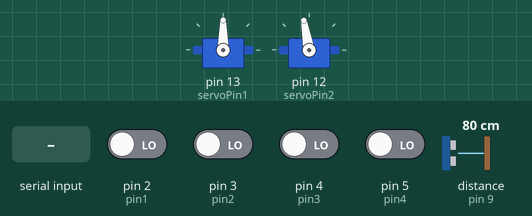
Simulated run of this sketch. Board: Arduino Uno, built with avr-gcc and run on an emulated ATmega328P. Shown: 2 × servo. Wiring (inferred from the names in the program): ultrasonic range finder: trigger pin 10; echo pin 9. The inputs (shaded band) are chosen by the test bench; at power-on: pin 2 (pin1), pin 3 (pin2), pin 4 (pin3), pin 5 (pin4) LOW, distance to the obstacle (sensor on pin 9) 80 cm. The echo pulse lasts 58.3 µs per cm; what the sketch prints to the serial monitor is not drawn.

Above: at 1.2 s.
1.3 s: "90,45\n" received over Serial
At 2.1 s:
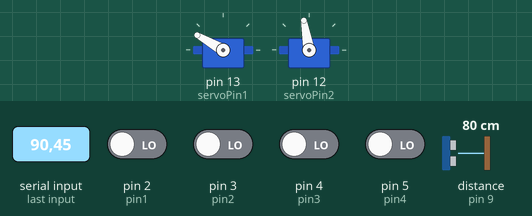
4.3 s: "30,150\n" received over Serial
At 7.1 s:
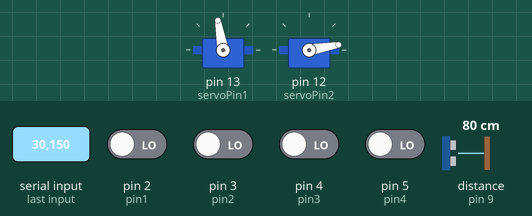
7.3 s: distance to the obstacle (sensor on pin 9) set to 23 cm
10.3 s: distance to the obstacle (sensor on pin 9) set to 19 cm
13.3 s: "6\n" received over Serial
At 15.6 s:
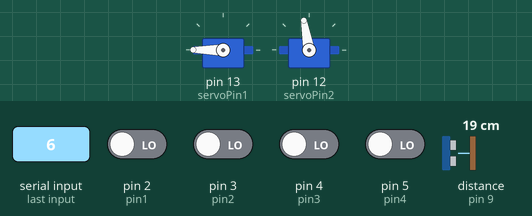
16.3 s: "2\n" received over Serial
At 20.5 s:
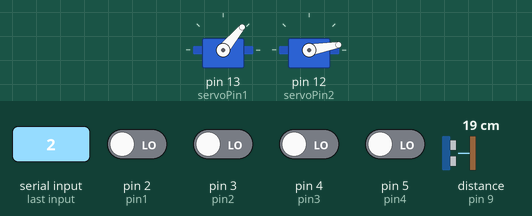
Timing chart, 0 to 22.8 s (numbered marks = the images above; inputs shaded):
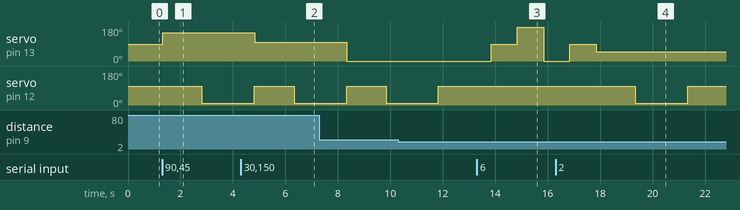

Measured:
- after the input at 1.3 s, servo on pin 13 (servoPin1): 90° → 150° at once; servo on pin 12 (servoPin2): 100° → 10° after 1.5 s
- after the input at 4.3 s, servo on pin 13 (servoPin1): 150° → 100° after 0.53 s
- after the input at 13.3 s, servo on pin 13 (servoPin1): 0° → 90° after 0.54 s, → 180° 1.0 s later, → 0° 1.0 s later
- after the input at 16.3 s, servo on pin 12 (servoPin2): 100° → 10° after 3.0 s, → 100° 2.0 s later

The sketch:

sketch_may14a.ino
```cpp
int dist = 10;

// define servo objects, pins and buttons
#include <Servo.h>
Servo myservo1;
Servo myservo2;
const int pin1 = 2;
const int pin2 = 3;
const int pin3 = 4;
const int pin4 = 5;

#define servoPin1 13
#define servoPin2 12
#define echoPin 9 // attach pin D2 Arduino to pin Echo of HC-SR04
#define trigPin 10 //attach pin D3 Arduino to pin Trig of HC-SR04
long duration; // variable for the duration of sound wave travel
int distance; // variable for the distance measurement
int trash;

int buttonState1 = 0;         // variable for reading the pushbutton status
int buttonState2 = 0;
int buttonState3 = 0;
int buttonState4 = 0;

void setup() {
  myservo1.attach(servoPin1);
  myservo2.attach(servoPin2);
  pinMode(pin1, INPUT);
  pinMode(pin2, INPUT);
  pinMode(pin3, INPUT);
  pinMode(pin4, INPUT);

  pinMode(trigPin, OUTPUT); // Sets the trigPin as an OUTPUT
  pinMode(echoPin, INPUT); // Sets the echoPin as an INPUT
  Serial.begin(57600);

  myservo2.write(100);
  //myservo1.write(0);
  //myservo2.write(0);

}

// 1 -> glass , 2 -> metal , 3-> paper , 4 -> plastic

void loop() {
  digitalWrite(trigPin, LOW);
  delayMicroseconds(2);
  digitalWrite(trigPin, HIGH);
  delayMicroseconds(10);
  digitalWrite(trigPin, LOW);

  int laage = 0;

  duration = pulseIn(echoPin, HIGH);
  // Calculating the distance
  distance = duration * 0.034 / 2; // Speed of sound wave divided by 2 (go and back)
  // Displays the distance on the Serial Monitor

  // if trash has been detected send message to python
  if (distance < 20) {
    Serial.print("8");
    trash = 1;
    delay(500);
  }

  // read incoming message from python
  if (Serial.available() > 0) {
    int k = Serial.read();
    k = k - 48;
  // Used for testing. k == 6 is only possible via serial monitor.
    if (k == 6) {
      myservo1.write(90);
      delay(1000);
      myservo1.write(180);
      delay(1000);
      myservo1.write(0);
      delay(1000);
      myservo1.write(90);
    }
    // Sort as glass
    if (k == 1) {
      myservo1.write(0);
      trash = 0;
      laage = 1;
    }
    // Sort as metal
    if (k == 2) {
      myservo1.write(50);
      trash = 0;
      laage = 1;
    }
    // Sort as paper
    if (k == 3) {
      myservo1.write(100);
      trash = 0;
      laage = 1;
    }
    // Sort as plastic
    if (k == 4) {
      myservo1.write(150);
      trash = 0;
      laage = 1;
    }
  }

  // Read button states. If states are active and trash has been detected, send label to python and sort trash.
  else if (digitalRead(pin1) == HIGH && trash == 1) {
    // Send label to python
    Serial.print("1");
    // Delay so python can take pictures
    delay(3000);
    // Sort the trash
    myservo1.write(0);
    trash = 0;
    laage = 1;
  }
  else if (digitalRead(pin2) == HIGH && trash == 1) {
    Serial.print("2");
    delay(3000);
    myservo1.write(50);
    trash = 0;
    laage = 1;
  }
  else if (digitalRead(pin3 ) == HIGH && trash == 1) {
    Serial.print("3");
    delay(3000);
    myservo1.write(100);
    trash = 0;
    laage = 1;
  }
  else if (digitalRead(pin4) == HIGH && trash == 1) {
    Serial.print("4");
    delay(3000);
    myservo1.write(150);
    trash = 0;
    laage = 1;
  }

  if (laage == 1) {
    delay(1500);
    myservo2.write(10);
    delay(2000);
    myservo2.write(100);
  }
}
```
